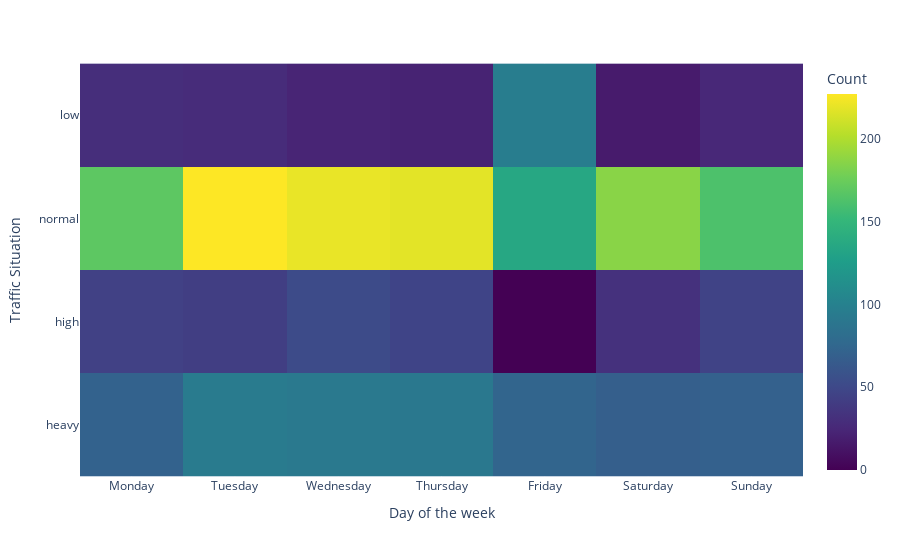

Notebook code for this chart:
### Markdown cell above
### HeatMap

### Code cell
traffic_order = ['low', 'normal',"high","heavy"]  
day_order = ["Monday","Tuesday","Wednesday","Thursday","Friday","Saturday","Sunday"]
heatmap_df = df.copy()
print(heatmap_df)
heatmap_df['Day of the week'] = pd.Categorical(heatmap_df['Day of the week'], categories=day_order, ordered=True)
heatmap_df['Traffic Situation'] = pd.Categorical(heatmap_df['Traffic Situation'], categories=traffic_order, ordered=True)
heatmap_df = heatmap_df.sort_values(['Day of the week', 'Traffic Situation'])

grouped = heatmap_df.groupby(['Traffic Situation', 'Day of the week']).size().unstack(fill_value=0)
print(grouped)
fig = px.imshow(grouped,
                labels=dict(x="Day of the week", y="Traffic Situation", color="Count"),
                x=grouped.columns,
                y=grouped.index,
                color_continuous_scale='Viridis')

fig.show()

### Figure 1 — Plotly figure (JSON) as saved in the notebook; plotly's stock layout.template omitted (floating-point values rounded to 4 significant figures)
{"data": [{"coloraxis": "coloraxis", "hovertemplate": "Day of the week: %{x}<br>Traffic Situation: %{y}<br>Count: %{z}<extra></extra>", "name": "0", "type": "heatmap", "x": ["Monday", "Tuesday", "Wednesday", "Thursday", "Friday", "Saturday", "Sunday"], "xaxis": "x", "y": ["low", "normal", "high", "heavy"], "yaxis": "y", "z": [[30, 28, 23, 22, 96, 17, 25], [169, 227, 220, 218, 135, 186, 162], [44, 42, 52, 47, 0, 32, 46], [71, 94, 92, 91, 73, 68, 70]]}], "layout": {"coloraxis": {"colorbar": {"title": {"text": "Count"}}, "colorscale": [[0, "#440154"], [0.1111, "#482878"], [0.2222, "#3e4989"], [0.3333, "#31688e"], [0.4444, "#26828e"], [0.5556, "#1f9e89"], [0.6667, "#35b779"], [0.7778, "#6ece58"], [0.8889, "#b5de2b"], [1, "#fde725"]]}, "margin": {"t": 60}, "xaxis": {"anchor": "y", "constrain": "domain", "domain": [0, 1], "scaleanchor": "y", "title": {"text": "Day of the week"}}, "yaxis": {"anchor": "x", "autorange": "reversed", "constrain": "domain", "domain": [0, 1], "title": {"text": "Traffic Situation"}}}}
